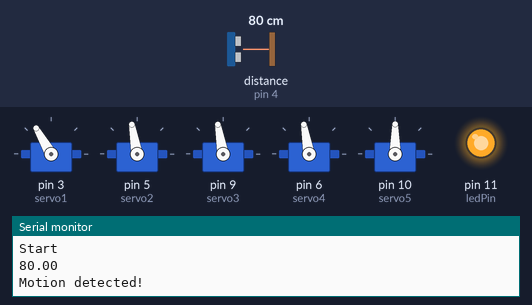
Recording of a sketch running on a simulated Arduino Uno, built with avr-gcc and run on an emulated ATmega328P. Parts: 5 × servo, output pins drawn as LEDs (lit = HIGH), the last lines printed to the serial monitor. The inputs (shaded band) are chosen by the test bench; at power-on: distance to the obstacle (sensor on pin 4) 80 cm. The echo pulse lasts 58.3 µs per cm.

Above: at 1.6 s.
1.7 s: distance to the obstacle (sensor on pin 4) set to 197 cm
At 7.05 s:
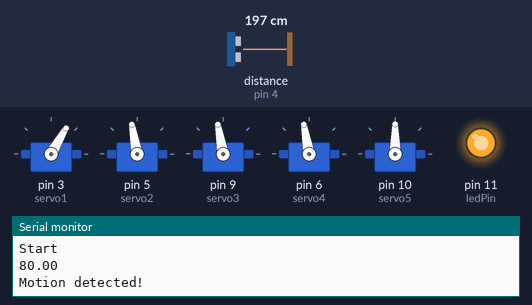
13.2 s: distance to the obstacle (sensor on pin 4) set to 204 cm
At 15.95 s:
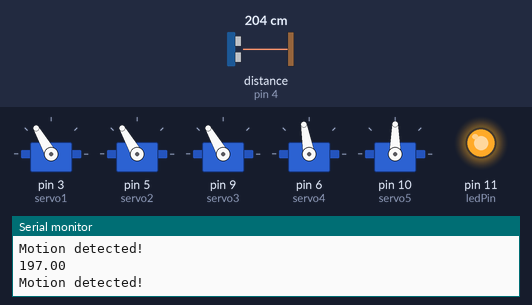
At 24.6 s:
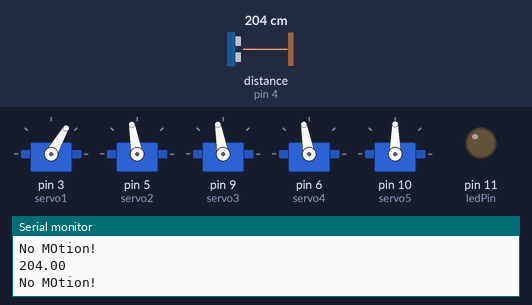
Timing chart, 0 to 26.1 s (numbered marks = the images above; inputs shaded):
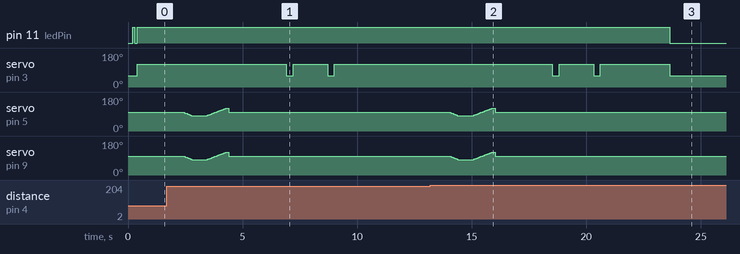

Measured:
- the behaviour switches between 199 and 200 cm on distance to the obstacle (sensor on pin 4) (found by bisection; images 1 and 2)
- after the input at 13.2 s, pin 11 (ledPin): HIGH → LOW after 10.4 s; servo on pin 5 (servo2), servo on pin 9 (servo3): goes on until 16.0 s, then stays 100°

The sketch:

teste.ino
```cpp
#include <VarSpeedServo.h>
#include <HCSR04.h>


#define TRIGGER_PIN    2
#define ECHO_PIN       4

UltraSonicDistanceSensor distanceSensor(TRIGGER_PIN,ECHO_PIN);
const int servo1 = 3;  //Eye lid
const int servo2 = 5;  //Left eye X
const int servo3 = 9;  //Right eye X
const int servo4 = 6;  //Left eye Y
const int servo5 = 10; //Right eye Y

int servoVal;

VarSpeedServo myservo1;
VarSpeedServo myservo2;
VarSpeedServo myservo3;
VarSpeedServo myservo4;
VarSpeedServo myservo5;

////
int ledPin = 11;                // choose the pin for the LED

int inputPin = 2;               // choose the input pin (for PIR sensor)
int pirState = LOW;             // we start, assuming no motion detected
int val = 0;
////
void setup() {

  Serial.println("Starting Ultasonic Test using standard deviation ...");


  myservo1.attach(servo1);  // attaches the servo eyelid
  myservo2.attach(servo2);  // attaches the servo left eye X
  myservo3.attach(servo3);  // attaches the servo right eye X
  myservo4.attach(servo4);  // attaches the servo left eye Y
  myservo5.attach(servo5);  // attaches the servo right eye Y

  pinMode(ledPin, OUTPUT);      // declare LED as output
  pinMode(inputPin, INPUT);     // declare sensor as input

  Serial.begin(9600);

  // Ready to go!
  Serial.println("Start");


  // Determiando o estado incinicial dos olhos
      myservo1.write(60);  // Palpebras Fechadas
      myservo2.write(100);  // Olho esquerdo centralizado no eixo X
      myservo3.write(100);  // Olho direito centralizado no eixo X
      myservo4.write(100);  // Olho esquerdo Cetralizado no eixo Y
      myservo5.write(90); // Olho direito Centralizado no eixo Y

      delay(100);
      digitalWrite(ledPin, LOW); // Desliga Led
      delay(100);
      digitalWrite(ledPin, HIGH); // Liga Led
      delay(100);
      digitalWrite(ledPin, LOW); // Desliga Led
      delay(100);
}

void loop(){
  float cmMsec, inMsec;
  cmMsec=distanceSensor.measureDistanceCm();

  Serial.println(cmMsec);
  if (cmMsec < 200 and cmMsec > 0) {            // check if the input is HIGH
    digitalWrite(ledPin, HIGH);  // turn LED ON
    Serial.println("Motion detected!");


      myservo1.write(120);
      delay(2000);

      myservo2.slowmove(80, 30);
      myservo3.slowmove(80,30);
      myservo4.write(100);
      myservo5.write(90);

      delay(1000);

      myservo2.slowmove(120,30);
      myservo3.slowmove(120,30);
      myservo4.write(100);
      myservo5.write(90);

    delay(1000);

      myservo2.write(100);
      myservo3.write(100);
      myservo4.write(100);
      myservo5.write(90);

    delay(2500);

      myservo1.write(60);
      delay(300);
      myservo1.write(120);

    delay(1500);

      myservo1.write(60);
      delay(300);
      myservo1.write(120);

    delay(3000);


  } else {
      Serial.println("No MOtion!");
      digitalWrite(ledPin, LOW); // turn LED OFF
      myservo1.write(60);   // CLOSE EYE
      delay(500);

    }
}
```
